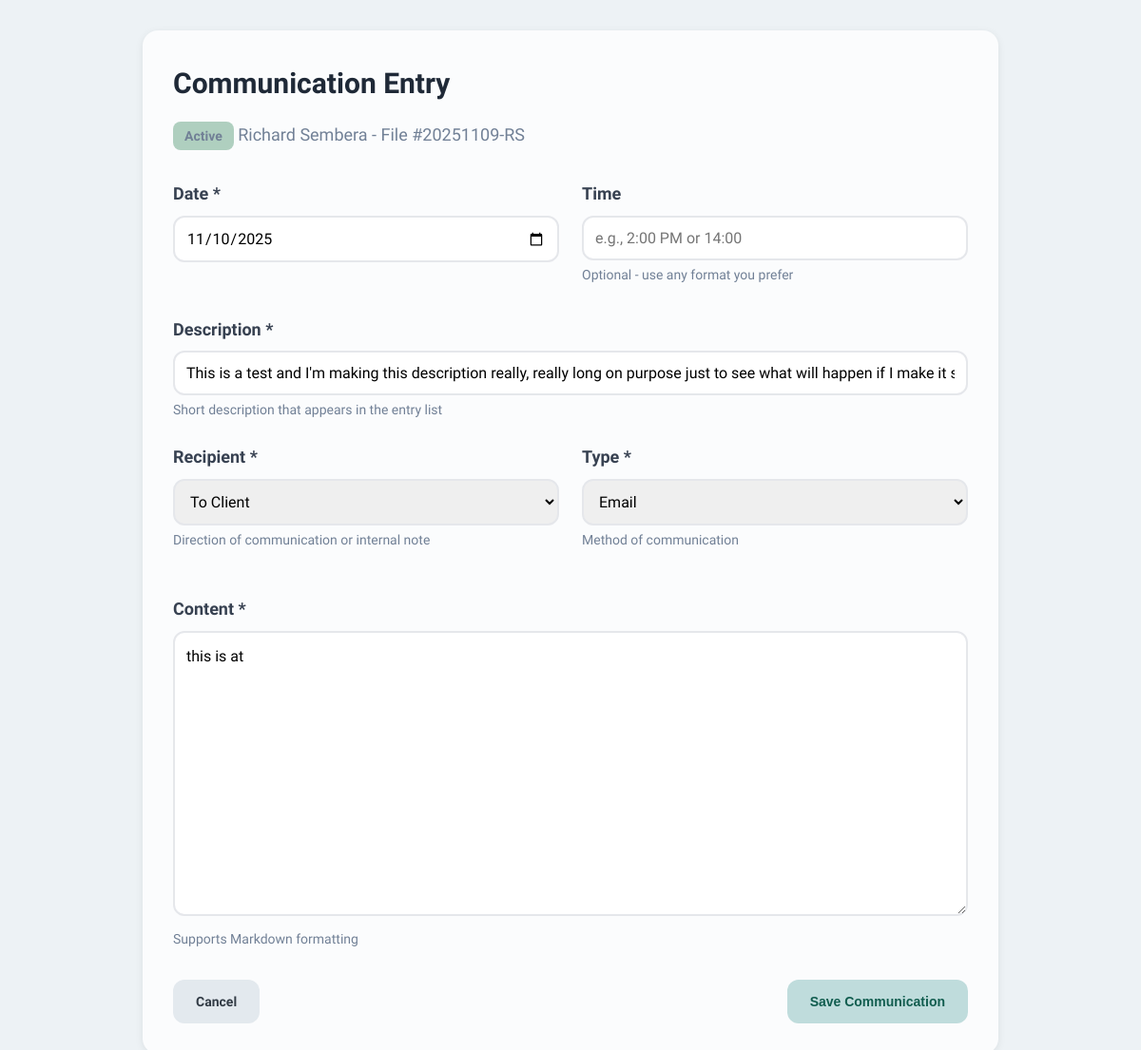
/client/1/communication/27, run on an earlier commit of the app's database.
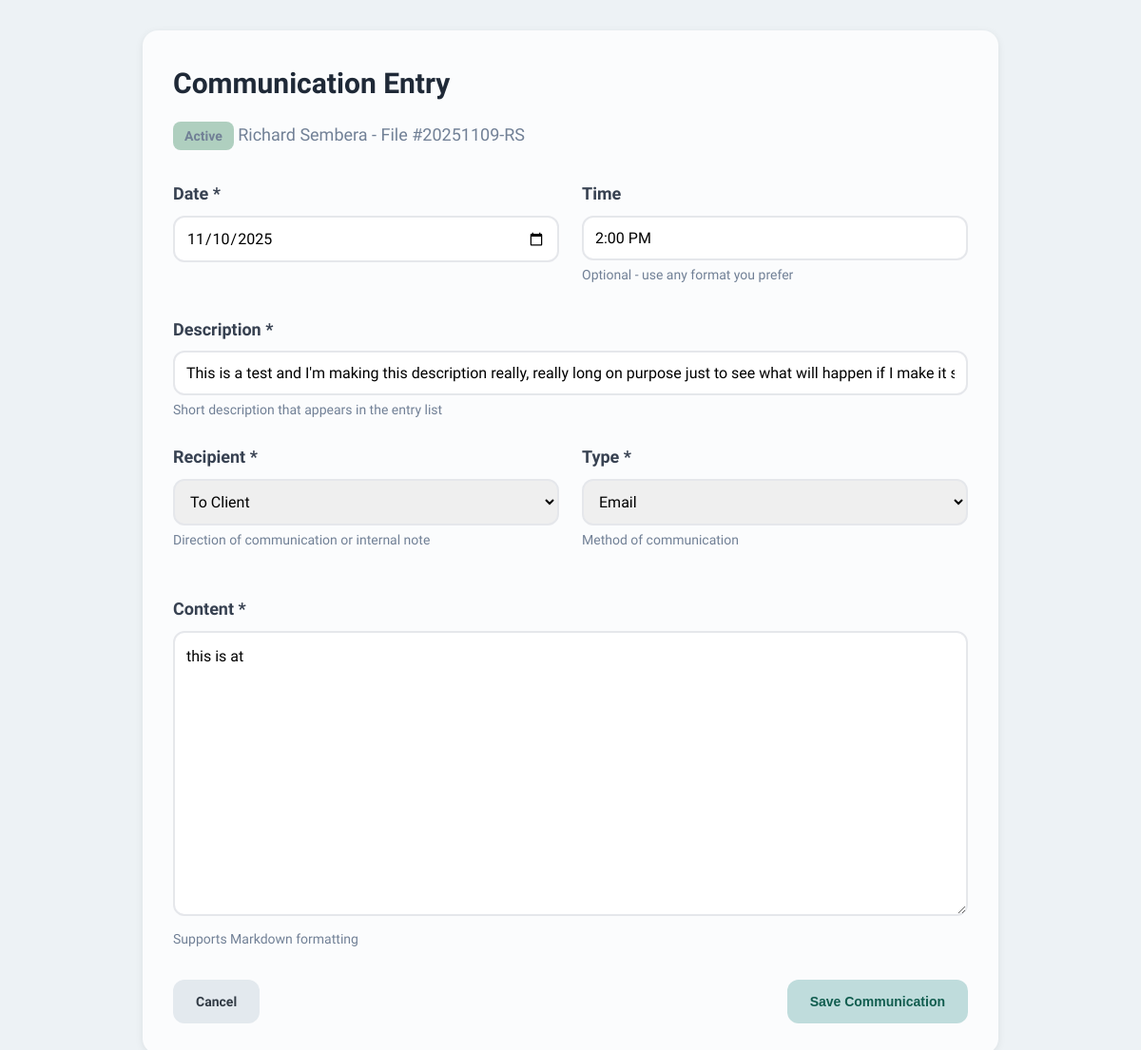
And on a later commit of the database.
### tables this page shows
CREATE TABLE client_types (
                id INTEGER PRIMARY KEY AUTOINCREMENT,
                name TEXT UNIQUE NOT NULL,
                color TEXT NOT NULL,
                code TEXT,
                file_number_style TEXT NOT NULL,
                file_number_prefix TEXT,
                file_number_suffix TEXT,
                file_number_counter INTEGER DEFAULT 0,
                session_fee REAL,
                session_duration INTEGER,
                retention_period INTEGER,
                is_system INTEGER DEFAULT 0,
                created_at INTEGER NOT NULL,
                modified_at INTEGER NOT NULL
            );

CREATE TABLE clients (
                id INTEGER PRIMARY KEY AUTOINCREMENT,
                file_number TEXT UNIQUE NOT NULL,
                first_name TEXT NOT NULL,
                middle_name TEXT,
                last_name TEXT NOT NULL,
                type_id INTEGER NOT NULL,
                created_at INTEGER NOT NULL,
                modified_at INTEGER NOT NULL,
                is_deleted INTEGER DEFAULT 0,
                FOREIGN KEY (type_id) REFERENCES client_types(id)
            );

CREATE TABLE entries (
                id INTEGER PRIMARY KEY AUTOINCREMENT,
                client_id INTEGER NOT NULL,
                class TEXT NOT NULL,
                created_at INTEGER NOT NULL,
                modified_at INTEGER NOT NULL,
                
                -- Common fields
                description TEXT,
                content TEXT,
                
                -- Profile-specific fields
                email TEXT,
                phone TEXT,
                home_phone TEXT,
                work_phone TEXT,
                text_number TEXT,
                address TEXT,
                date_of_birth TEXT,
                preferred_contact TEXT,
                ok_to_leave_message TEXT,
                emergency_contact_name TEXT,
                emergency_contact_phone TEXT,
                emergency_contact_relationship TEXT,
                referral_source TEXT,
                additional_info TEXT,
                
                -- Session-specific fields
                modality TEXT,
                format TEXT,
                session_number INTEGER,
                service TEXT,
                session_date INTEGER,
                session_time TEXT,
                duration INTEGER,
                fee REAL,
                is_consultation INTEGER DEFAULT 0,
                mood TEXT,
                affect TEXT,
                risk_assessment TEXT,
                
                -- Communication-specific fields
                comm_recipient TEXT,
                comm_type TEXT,
                
                -- Statement-specific fields
                statement_total REAL,
                payment_status TEXT,
                payment_notes TEXT,
                date_sent INTEGER,
                date_paid INTEGER,
                is_void INTEGER DEFAULT 0,
                
                -- Edit tracking
                edit_history TEXT,
                locked INTEGER DEFAULT 0,
                locked_at INTEGER, comm_date INTEGER, comm_time TEXT, absence_date INTEGER, absence_time TEXT,
                
                FOREIGN KEY (client_id) REFERENCES clients(id)
            );

### web/app.py (the view, shortened to what this page needs)
@app.route('/client/<int:client_id>/communication/<int:entry_id>', methods=['GET', 'POST'])
def edit_communication(client_id, entry_id):
    client = db.get_client(client_id)
    if not client:
        return "Client not found", 404
    client_type = db.get_client_type(client['type_id'])
    communication = db.get_entry(entry_id)
    if not communication or communication['class'] != 'communication':
        return "Communication not found", 404
    from datetime import datetime
    comm_date = datetime.fromtimestamp(communication['comm_date']).strftime('%Y-%m-%d') if communication.get('comm_date') else None
    has_links = False
    linked_clients = []
    return render_template('entry_forms/communication.html',
                         client=client,
                         client_type=client_type,
                         entry=communication,
                         comm_date=comm_date,
                         has_links=has_links,
                         linked_clients=linked_clients)

### core/database.py (called while the page is built)
    def connect(self):
        return sqlite3.connect(str(self.db_path))

    def get_client_type(self, type_id: int) -> Optional[Dict[str, Any]]:
        conn = self.connect()
        conn.row_factory = sqlite3.Row
        cursor = conn.cursor()
        cursor.execute("SELECT * FROM client_types WHERE id = ?", (type_id,))
        row = cursor.fetchone()
        conn.close()
        return dict(row) if row else None

    def get_client(self, client_id: int) -> Optional[Dict[str, Any]]:
        conn = self.connect()
        conn.row_factory = sqlite3.Row
        cursor = conn.cursor()
        cursor.execute("SELECT * FROM clients WHERE id = ?", (client_id,))
        row = cursor.fetchone()
        conn.close()
        return dict(row) if row else None

    def get_entry(self, entry_id: int) -> Optional[Dict[str, Any]]:
        conn = self.connect()
        conn.row_factory = sqlite3.Row
        cursor = conn.cursor()
        cursor.execute("SELECT * FROM entries WHERE id = ?", (entry_id,))
        row = cursor.fetchone()
        conn.close()
        return dict(row) if row else None

### web/templates/entry_forms/communication.html (shortened to what this page needs)
{% extends "base.html" %}
{% block content %}
<div class="card" style="max-width: 900px; margin: 0 auto;">
    <div style="display: flex; justify-content: space-between; align-items: start; margin-bottom: 2rem;">
        <div>
            <h2>Communication Entry</h2>
            <p style="color: #718096;">
                <span class="type-badge" style="background-color: {{ client_type['color'] }}">
                    {{ client_type['name'] }}
                </span>
                {{ client['first_name'] }} {{ client['last_name'] }} - File #{{ client['file_number'] }}
            </p>
        </div>
    </div>
    <form method="POST">
        <div style="display: grid; grid-template-columns: 1fr 1fr; gap: 1.5rem; margin-bottom: 0.5rem;">
            <div class="form-group">
                <label for="comm_date">Date *</label>
                <input type="date"
                       id="comm_date"
                       name="comm_date"
                       value="{% if entry %}{{ comm_date }}{% else %}{{ today }}{% endif %}"
                       required>
            </div>
            <div class="form-group">
                <label for="comm_time">Time</label>
                <input type="text"
                       id="comm_time"
                       name="comm_time"
                       value="{% if entry %}{{ entry.comm_time or '' }}{% endif %}"
                       placeholder="e.g., 2:00 PM or 14:00">
                <p class="helper-text">Optional - use any format you prefer</p>
            </div>
        </div>
        <div class="form-group">
            <label for="description">Description *</label>
            <input type="text"
                   id="description"
                   name="description"
                   value="{{ entry.description if entry else '' }}"
                   placeholder="Brief summary (e.g., 'Email re: appointment change')"
                   required>
            <div class="helper-text">Short description that appears in the entry list</div>
        </div>
        <div style="display: grid; grid-template-columns: 1fr 1fr; gap: 1.5rem; margin-bottom: 1.5rem;">
            <div class="form-group">
                <label for="recipient">Recipient *</label>
                <select id="recipient" name="recipient" required>
                    <option value="to_client" {% if entry and entry.comm_recipient == 'to_client' %}selected{% endif %}>To Client</option>
                </select>
                <div class="helper-text">Direction of communication or internal note</div>
            </div>
            <div class="form-group">
                <label for="comm_type">Type *</label>
                <select id="comm_type" name="comm_type" required>
                    <option value="email" {% if entry and entry.comm_type == 'email' %}selected{% endif %}>Email</option>
                </select>
                <div class="helper-text">Method of communication</div>
            </div>
        </div>
        <div class="form-group">
            <label for="content">Content *</label>
            <textarea id="content"
                      name="content"
                      placeholder="Communication details..."
                      required>{{ entry.content if entry else '' }}</textarea>
            <div class="helper-text">
                Supports Markdown formatting
            </div>
        </div>
        <div class="form-actions" style="justify-content: space-between;">
            <a href="{{ url_for('client_file', client_id=client['id']) }}" class="btn-cancel">Cancel</a>
            <button type="submit" class="btn-save">Save Communication</button>
        </div>
    </form>
</div>
{% endblock %}

### web/templates/base.html (shortened to what this page needs)
<!DOCTYPE html>
<html lang="en">
<head>
</head>
<body>
    <main>
        {% block content %}{% endblock %}
    </main>
</body>
</html>

### web/templates/base.html (style rules this page uses)
* { margin: 0; padding: 0; box-sizing: border-box; }
body { font-family: 'Lexend', -apple-system, BlinkMacSystemFont, "Segoe UI", Roboto, sans-serif; line-height: 1.6; color: #111827; background: #EDF2F5; font-size: 1.125rem; }
main { max-width: 1400px; margin: 0 auto; padding: 2rem 2rem 2rem 2rem; }
.card { background: #FBFCFD; border-radius: 1rem; padding: 2rem; box-shadow: 0 2px 8px rgba(0,0,0,0.08); margin-bottom: 2rem; }
.card h2 { font-size: 1.875rem; margin-bottom: 1rem; color: #1F2937; font-weight: 700; }
.form-group { margin-bottom: 1.5rem; }
.form-group label { display: block; font-weight: 600; margin-bottom: 0.5rem; color: #374151; }
.form-group input, .form-group select, .form-group textarea { width: 100%; padding: 0.75rem; border: 2px solid #E5E7EB; border-radius: 0.75rem; font-size: 1rem; font-family: 'Lexend', sans-serif; transition: border-color 0.2s; }
.type-badge { display: inline-block; padding: 0.375rem 0.75rem; border-radius: 0.5rem; font-size: 0.875rem; font-weight: 600; }

### web/templates/entry_forms/communication.html (style rules this page uses)
.form-group { margin-bottom: 1.5rem; }
.form-group label { display: block; font-weight: 600; margin-bottom: 0.5rem; color: #374151; }
.form-group input, .form-group select, .form-group textarea { width: 100%; padding: 0.75rem; border: 2px solid #E5E7EB; border-radius: 0.75rem; font-size: 1rem; font-family: 'Lexend', sans-serif; transition: border-color 0.2s; }
.form-group textarea { min-height: 300px; resize: vertical; font-family: 'Lexend', monospace; line-height: 1.6; }
.form-actions { display: flex; gap: 1rem; justify-content: flex-end; margin-top: 2rem; }
.btn-cancel { padding: 0.75rem 1.5rem; background: #E3E9EE; color: #323B45; text-decoration: none; border-radius: 0.75rem; border: none; font-size: 0.875rem; font-weight: 600; cursor: pointer; transition: all 0.2s; }
.btn-save { padding: 0.75rem 1.5rem; background: #BFDCDC; color: #115D4F; border-radius: 0.75rem; border: none; font-size: 0.875rem; font-weight: 600; cursor: pointer; transition: all 0.2s; }
.helper-text { font-size: 0.875rem; color: #718096; margin-top: 0.25rem; }
.type-badge { display: inline-block; padding: 0.25rem 0.75rem; border-radius: 0.5rem; font-size: 0.875rem; font-weight: 600; }

What changed in the data, as far as the page shows it:
changed entries "To Client": comm_time (not shown) → "2:00 PM"
